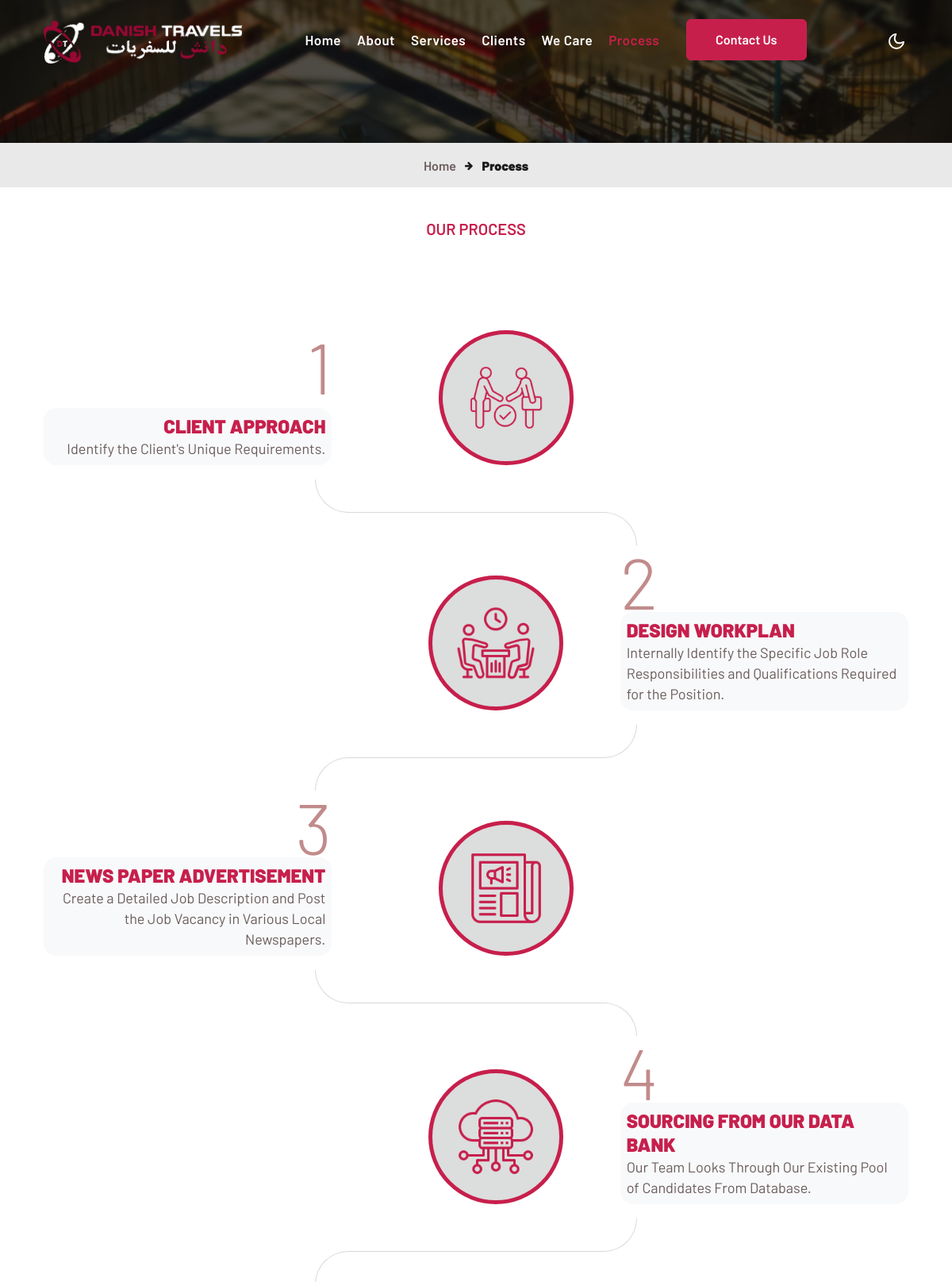
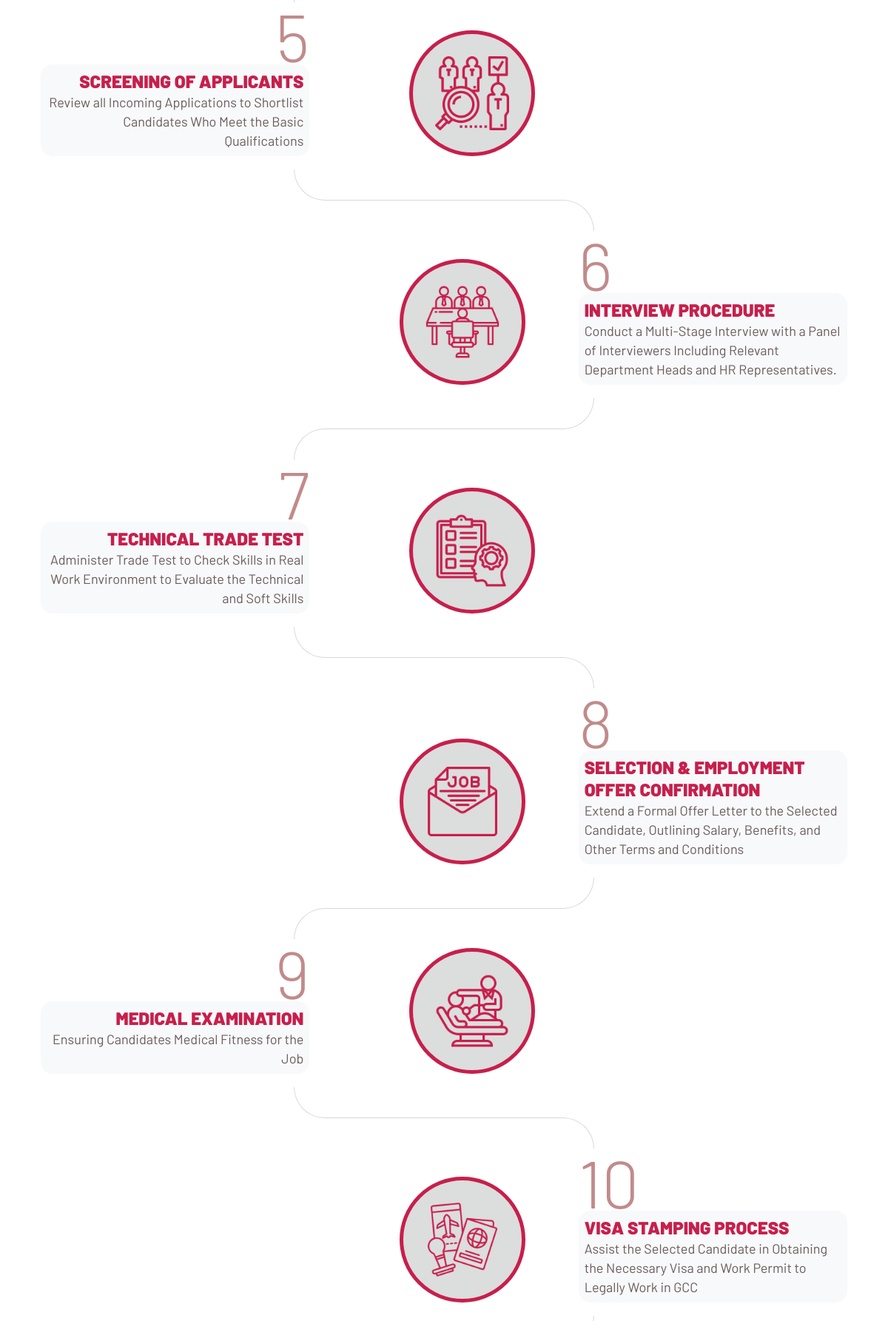
Page /process/ (upper part) on the committed database (2 pictures, top to bottom).
### cont_us/models.py (models this page shows, shortened)
class process_info(models.Model):
    title = models.CharField(max_length=999)
    about = models.TextField(max_length=9999)
    Enable = models.BooleanField(default=True)
    position = models.IntegerField(blank=True, null=True)
    slug = models.SlugField(max_length=999, blank=True, null=True)
    img = models.ImageField(upload_to='svg_images/')
    class Meta:
        verbose_name = 'process_info'
        verbose_name_plural = 'Process'

### cont_us/views.py (the view)
# urls.py: path('process/', process_info_view,name='process'),
def process_info_view(request):
    process_ss= process_info.objects.filter(Enable=1).all().order_by('position')
    context = {'object':process_ss }
    return render(request, 'process.html', context)

### cont_us/templatetags/custom_filters.py (called while the page is built)
@register.filter(name='services_list')
def services_list(value):
    services = Service.objects.filter(Enable=1).order_by('position')
    return services

### templates/process.html (shortened to what this page needs)
{% extends 'base.html' %}
{% load crispy_forms_tags %}
{% block body %}
  <div class="inner-banner"></div>
  <section class="w3l-breadcrumb">
    <div class="container">
      <ul class="breadcrumbs-custom-path">
        <li>
          <a href="#url">Home</a>
        </li>
        <li class="active">
          <span class="fa fa-arrow-right mx-2" aria-hidden="true"></span> Process
        </li>
      </ul>
    </div>
  </section>
<div class="container py-3">
    <div class="contacts-main  py-md-4 title-content text-center">
        <h3 class="sub-titlehny">Our Process</h3>
    </div>
    <ol class="step-list py-5">
        {% for i in object %}
        <li class="step-list__item">
            <div class="step-list__item__inner">
                <div class="content">
                    <div class="body rounded-4 bg-light p-2">
                        <h2 class="color_prim"><b>{{ i.title }}</b></h2>
                        <p>{{ i.about }}</p>
                    </div>
                    <div class="icon">
                             <img src="/media/{{ i.img }}" alt="Check"  />
                    </div>
                </div>
            </div>
        </li>
        {% endfor %}
    </ol>
</div>
  {% endblock %}

### templates/process.html (style rules this page uses)
.step-list { margin: 0; padding: 0; list-style-type: none; }
.step-list__item { counter-increment: step-counter; position: relative; color: #c71f4c; }
.step-list__item:before { content: counter(step-counter); font-weight: 300; color: #c71f4c; }
.step-list__item h2 { font-size: 24px; line-height: 30px; }
.step-list__item .icon { border-radius: 50%; display: block; flex: 0 0 auto; overflow: hidden; padding: 10px; box-sizing: content-box; border: 5px solid #c71f4c; }
.step-list__item .icon img { width: 100%; height:100%; }
.step-list__item .body { font-size: 12px; line-height: 18px; }
.step-list__item .content { display: flex; flex-direction: row; padding-bottom: 18px; }
.step-list__item:first-child .icon { background: #DCDDDD; }
.step-list__item:nth-child(2) .icon { background: #DCDDDD; }
.step-list__item:nth-child(3) .icon { background: #DCDDDD; }
.step-list__item:nth-child(4) .icon { background: #DCDDDD; }
.step-list__item:nth-child(5) .icon { background: #DCDDDD; }
.step-list__item .icon { background: #DCDDDD; }
.step-list__item:nth-child(odd) .content { justify-content: flex-start; }
.step-list__item:nth-child(even) .content { justify-content: flex-end; }
.step-list__item:first-child > .step-list__item__inner:before { content: none; }
.step-list__item + li { margin-top: 84px; }
.step-list__item + li > div { margin-top: -1px; }
@media screen and (min-width: 601px) { .step-list__item:before { content: counter(step-counter); position: absolute; font-size: 90px; line-height: 1; font-weight: 300; color: #c18b8b; } }
@media screen and (min-width: 601px) { .step-list__item .icon { width: 100px; height: 100px; padding: 30px; } }
@media screen and (min-width: 601px) { .step-list__item .body { flex: 0 1 33.3333%; margin-top: 84px; } }
@media screen and (min-width: 601px) { .step-list__item .content { align-items: flex-end; } }
@media screen and (min-width: 601px) { .step-list__item > .step-list__item__inner { position: relative; } }
@media screen and (min-width: 601px) { .step-list__item > .step-list__item__inner:before, .step-list__item > .step-list__item__inner:after { border-width: 0px; border-style: solid; border-color: #d8d8d8; display: block; content: ""; position: absolute; height: 42px; width: calc( 33.3333% - 42px ); } }
@media screen and (min-width: 601px) { .step-list__item:nth-child(odd) > .step-list__item__inner { text-align: right; } }
@media screen and (min-width: 601px) { .step-list__item:nth-child(odd) > .step-list__item__inner:before, .step-list__item:nth-child(odd) > .step-list__item__inner:after { border-left-width: 1px; left: calc( 33.3333% - 21px ); } }
@media screen and (min-width: 601px) { .step-list__item:nth-child(odd) > .step-list__item__inner:before { border-top-width: 1px; border-top-left-radius: 42px; margin-top: -42px; } }
@media screen and (min-width: 601px) { .step-list__item:nth-child(odd) > .step-list__item__inner:after { border-bottom-width: 1px; border-bottom-left-radius: 42px; margin-bottom: -42px; } }
@media screen and (min-width: 601px) { .step-list__item:nth-child(odd):before { left: 0; margin-left: 33.3333%; transform: translateX(-100%); } }
@media screen and (min-width: 601px) { .step-list__item:nth-child(odd) .icon { margin-left: 135px; } }
@media screen and (min-width: 601px) { .step-list__item:nth-child(even) > .step-list__item__inner:before, .step-list__item:nth-child(even) > .step-list__item__inner:after { border-right-width: 1px; right: calc( 33.3333% - 21px ); } }
@media screen and (min-width: 601px) { .step-list__item:nth-child(even) > .step-list__item__inner:before { border-top-width: 1px; border-top-right-radius: 42px; margin-top: -42px; } }
@media screen and (min-width: 601px) { .step-list__item:nth-child(even) > .step-list__item__inner:after { border-bottom-width: 1px; border-bottom-right-radius: 42px; margin-bottom: -42px; } }
@media screen and (min-width: 601px) { .step-list__item:nth-child(even):before { right: 0; margin-right: 33.3333%; transform: translateX(100%); } }
@media screen and (min-width: 601px) { .step-list__item:nth-child(even) .icon { margin-right: 72px; } }
@media screen and (min-width: 601px) { .step-list__item:nth-child(even) .body { order: 1; } }

### rows in the picture
process_info: title "CLIENT APPROACH", about "Identify the Client's Unique Requirements.", img (picture)
process_info: title "DESIGN WORKPLAN", about "Internally Identify the Specific Job Role Responsibilities and Qualifications Required for the Position.", img (picture)
process_info: title "NEWS PAPER ADVERTISEMENT", about "Create a Detailed Job Description and Post the Job Vacancy in Various Local Newspapers.", img (picture)
process_info: title "SOURCING FROM OUR DATA BANK", about "Our Team Looks Through Our Existing Pool of Candidates From Database.", img (picture)
process_info: title "SCREENING OF APPLICANTS", about "Review all Incoming Applications to Shortlist Candidates Who Meet the Basic Qualifications", img (picture)
process_info: title "INTERVIEW PROCEDURE", about "Conduct a Multi-Stage Interview with a Panel of Interviewers Including Relevant Department Heads and HR Representatives.", img (picture)
process_info: title "TECHNICAL TRADE TEST", about "Administer Trade Test to Check Skills in Real Work Environment to Evaluate the Technical and Soft Skills", img (picture)
process_info: title "SELECTION & EMPLOYMENT OFFER CONFIRMATION", about "Extend a Formal Offer Letter to the Selected Candidate, Outlining Salary, Benefits, and Other Terms and Conditions", img (picture)
process_info: title "MEDICAL EXAMINATION", about "Ensuring Candidates Medical Fitness for the Job", img (picture)
process_info: title "VISA STAMPING PROCESS", about "Assist the Selected Candidate in Obtaining the Necessary Visa and Work Permit to Legally Work in GCC", img (picture)
